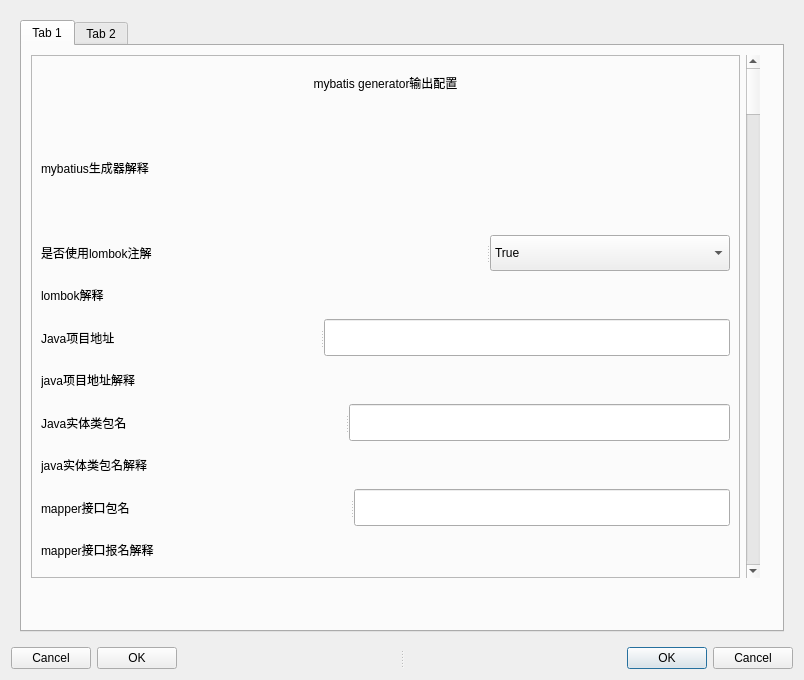
<?xml version="1.0" encoding="UTF-8"?>
<ui version="4.0">
 <class>Dialog</class>
 <widget class="QDialog" name="Dialog">
  <property name="geometry">
   <rect>
    <x>0</x>
    <y>0</y>
    <width>804</width>
    <height>680</height>
   </rect>
  </property>
  <property name="windowTitle">
   <string>Dialog</string>
  </property>
  <layout class="QVBoxLayout" name="verticalLayout_6">
   <item>
    <widget class="QWidget" name="widget" native="true">
     <layout class="QVBoxLayout" name="verticalLayout_2">
      <item>
       <widget class="QTabWidget" name="tabWidget">
        <property name="currentIndex">
         <number>0</number>
        </property>
        <widget class="QWidget" name="mybatis">
         <property name="maximumSize">
          <size>
           <width>747</width>
           <height>541</height>
          </size>
         </property>
         <property name="layoutDirection">
          <enum>Qt::LeftToRight</enum>
         </property>
         <attribute name="title">
          <string>Tab 1</string>
         </attribute>
         <layout class="QHBoxLayout" name="horizontalLayout">
          <item>
           <widget class="QFrame" name="frame">
            <property name="layoutDirection">
             <enum>Qt::LeftToRight</enum>
            </property>
            <property name="frameShape">
             <enum>QFrame::StyledPanel</enum>
            </property>
            <property name="frameShadow">
             <enum>QFrame::Raised</enum>
            </property>
            <layout class="QVBoxLayout" name="verticalLayout">
             <item>
              <widget class="QLabel" name="mybatis_label">
               <property name="text">
                <string>&lt;html&gt;&lt;head/&gt;&lt;body&gt;&lt;p align=&quot;center&quot;&gt;mybatis generator输出配置&lt;/p&gt;&lt;/body&gt;&lt;/html&gt;</string>
               </property>
              </widget>
             </item>
             <item>
              <widget class="QLabel" name="first_blank">
               <property name="text">
                <string/>
               </property>
              </widget>
             </item>
             <item>
              <widget class="QLabel" name="mybatis_generator_desc">
               <property name="text">
                <string>mybatius生成器解释</string>
               </property>
              </widget>
             </item>
             <item>
              <widget class="QLabel" name="second_blank">
               <property name="text">
                <string/>
               </property>
              </widget>
             </item>
             <item>
              <widget class="QSplitter" name="lombok_spliter">
               <property name="orientation">
                <enum>Qt::Horizontal</enum>
               </property>
               <widget class="QLabel" name="lombok">
                <property name="text">
                 <string>是否使用lombok注解</string>
                </property>
               </widget>
               <widget class="QComboBox" name="lombok_value">
                <item>
                 <property name="text">
                  <string>True</string>
                 </property>
                </item>
                <item>
                 <property name="text">
                  <string>False</string>
                 </property>
                </item>
               </widget>
              </widget>
             </item>
             <item>
              <widget class="QLabel" name="lombok_desc">
               <property name="text">
                <string>lombok解释</string>
               </property>
              </widget>
             </item>
             <item>
              <widget class="QSplitter" name="java_path_splitter">
               <property name="orientation">
                <enum>Qt::Horizontal</enum>
               </property>
               <widget class="QLabel" name="java_path">
                <property name="text">
                 <string>Java项目地址</string>
                </property>
               </widget>
               <widget class="QLineEdit" name="java_path_value"/>
              </widget>
             </item>
             <item>
              <widget class="QLabel" name="java_path_desc">
               <property name="text">
                <string>java项目地址解释</string>
               </property>
              </widget>
             </item>
             <item>
              <widget class="QSplitter" name="model_splitter">
               <property name="orientation">
                <enum>Qt::Horizontal</enum>
               </property>
               <widget class="QLabel" name="model_package">
                <property name="text">
                 <string>Java实体类包名</string>
                </property>
               </widget>
               <widget class="QLineEdit" name="model_package_value"/>
              </widget>
             </item>
             <item>
              <widget class="QLabel" name="model_desc">
               <property name="text">
                <string>java实体类包名解释</string>
               </property>
              </widget>
             </item>
             <item>
              <widget class="QSplitter" name="mapper_splitter">
               <property name="orientation">
                <enum>Qt::Horizontal</enum>
               </property>
               <widget class="QLabel" name="mapper_package">
                <property name="text">
                 <string>mapper接口包名</string>
                </property>
               </widget>
               <widget class="QLineEdit" name="mapper_package_value"/>
              </widget>
             </item>
             <item>
              <widget class="QLabel" name="mapper_desc">
               <property name="text">
                <string>mapper接口报名解释</string>
               </property>
              </widget>
             </item>
            </layout>
           </widget>
          </item>
          <item>
           <widget class="QScrollBar" name="verticalScrollBar">
            <property name="orientation">
             <enum>Qt::Vertical</enum>
            </property>
           </widget>
          </item>
         </layout>
        </widget>
        <widget class="QWidget" name="spring">
         <attribute name="title">
          <string>Tab 2</string>
         </attribute>
         <layout class="QVBoxLayout" name="verticalLayout_5">
          <item>
           <widget class="QFrame" name="frame_2">
            <property name="frameShape">
             <enum>QFrame::StyledPanel</enum>
            </property>
            <property name="frameShadow">
             <enum>QFrame::Raised</enum>
            </property>
            <layout class="QVBoxLayout" name="verticalLayout_4">
             <item>
              <widget class="QLabel" name="spring_label">
               <property name="text">
                <string>&lt;html&gt;&lt;head/&gt;&lt;body&gt;&lt;p align=&quot;center&quot;&gt;spring generator输出配置&lt;/p&gt;&lt;/body&gt;&lt;/html&gt;</string>
               </property>
              </widget>
             </item>
             <item>
              <widget class="QLabel" name="first_blank_2">
               <property name="text">
                <string/>
               </property>
              </widget>
             </item>
             <item>
              <widget class="QLabel" name="spring_generator_desc">
               <property name="text">
                <string>spring解释</string>
               </property>
              </widget>
             </item>
             <item>
              <widget class="QLabel" name="second_blank_2">
               <property name="text">
                <string/>
               </property>
              </widget>
             </item>
             <item>
              <widget class="QLabel" name="third_blank">
               <property name="text">
                <string/>
               </property>
              </widget>
             </item>
             <item>
              <widget class="QLabel" name="forth_blank">
               <property name="text">
                <string/>
               </property>
              </widget>
             </item>
             <item>
              <widget class="QSplitter" name="service_splitter">
               <property name="orientation">
                <enum>Qt::Horizontal</enum>
               </property>
               <widget class="QLabel" name="service_package">
                <property name="text">
                 <string>service接口包名</string>
                </property>
               </widget>
               <widget class="QLineEdit" name="service_package_value"/>
              </widget>
             </item>
             <item>
              <widget class="QLabel" name="service_desc">
               <property name="text">
                <string>service接口包名的解释</string>
               </property>
              </widget>
             </item>
             <item>
              <widget class="QSplitter" name="service_impl_splitter">
               <property name="orientation">
                <enum>Qt::Horizontal</enum>
               </property>
               <widget class="QLabel" name="service_impl_package">
                <property name="text">
                 <string>service实现类包名</string>
                </property>
               </widget>
               <widget class="QLineEdit" name="service_impl_package_value"/>
              </widget>
             </item>
             <item>
              <widget class="QLabel" name="service_impl_desc">
               <property name="text">
                <string>service实现类包铭杰仕</string>
               </property>
              </widget>
             </item>
             <item>
              <widget class="QSplitter" name="controller_splitter">
               <property name="orientation">
                <enum>Qt::Horizontal</enum>
               </property>
               <widget class="QLabel" name="controller_package">
                <property name="text">
                 <string>controller包名</string>
                </property>
               </widget>
               <widget class="QLineEdit" name="controller_package_value"/>
              </widget>
             </item>
             <item>
              <widget class="QLabel" name="controller_desc">
               <property name="text">
                <string>controoler解释</string>
               </property>
              </widget>
             </item>
             <item>
              <widget class="QLabel" name="fifth_blank">
               <property name="text">
                <string/>
               </property>
              </widget>
             </item>
             <item>
              <widget class="QLabel" name="sixth_blank">
               <property name="text">
                <string/>
               </property>
              </widget>
             </item>
            </layout>
           </widget>
          </item>
         </layout>
        </widget>
       </widget>
      </item>
     </layout>
    </widget>
   </item>
   <item>
    <widget class="QSplitter" name="splitter">
     <property name="orientation">
      <enum>Qt::Horizontal</enum>
     </property>
     <widget class="QDialogButtonBox" name="buttonBox_2">
      <property name="layoutDirection">
       <enum>Qt::RightToLeft</enum>
      </property>
      <property name="standardButtons">
       <set>QDialogButtonBox::Cancel|QDialogButtonBox::Ok</set>
      </property>
     </widget>
     <widget class="QDialogButtonBox" name="buttonBox">
      <property name="standardButtons">
       <set>QDialogButtonBox::Cancel|QDialogButtonBox::Ok</set>
      </property>
     </widget>
    </widget>
   </item>
  </layout>
 </widget>
 <resources/>
 <connections/>
</ui>
